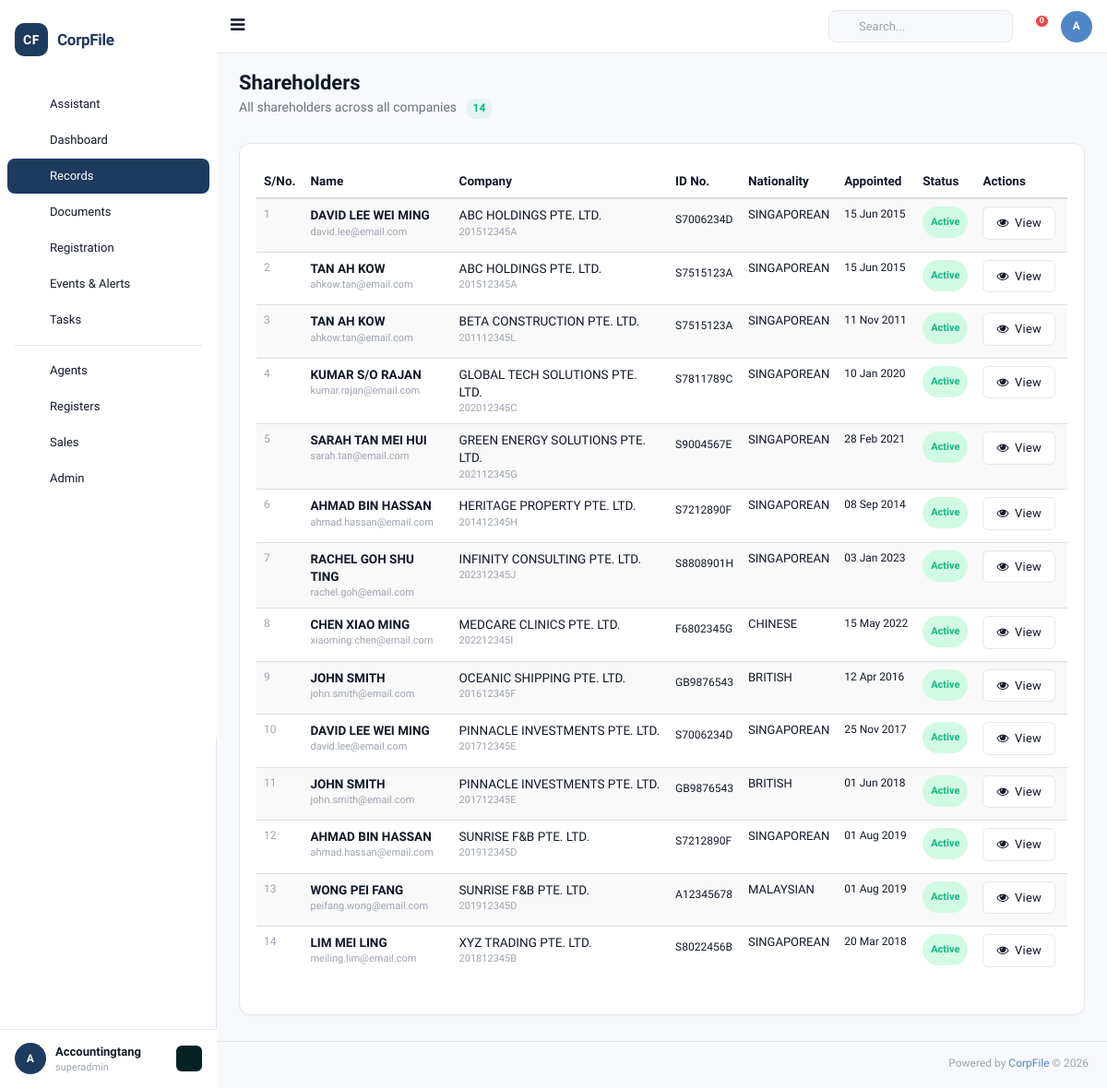
The app's page /shareholders (signed in) with its own data.
### tables this page shows
CREATE TABLE `shareholders` (
  `id` INT UNSIGNED AUTO_INCREMENT PRIMARY KEY,
  `company_id` INT UNSIGNED NOT NULL,
  `member_id` INT UNSIGNED DEFAULT NULL,
  `shareholder_type` ENUM('Individual','Corporate') NOT NULL DEFAULT 'Individual',
  `name` VARCHAR(255) NOT NULL,
  `id_type` VARCHAR(50) DEFAULT NULL,
  `id_number` VARCHAR(100) DEFAULT NULL,
  `id_expired_date` DATE DEFAULT NULL,
  `nationality` VARCHAR(100) DEFAULT NULL,
  `local_address` TEXT DEFAULT NULL,
  `foreign_address` TEXT DEFAULT NULL,
  `alt_local_address` TEXT DEFAULT NULL,
  `alt_foreign_address` TEXT DEFAULT NULL,
  `email` VARCHAR(255) DEFAULT NULL,
  `contact_number` VARCHAR(50) DEFAULT NULL,
  `date_of_birth` DATE DEFAULT NULL,
   
  `corp_company_type` VARCHAR(100) DEFAULT NULL,
  `corp_reg_address` TEXT DEFAULT NULL,
  `corp_incorporation_date` DATE DEFAULT NULL,
  `corp_foreign_address` TEXT DEFAULT NULL,
  `corp_country` VARCHAR(100) DEFAULT NULL,
  `corp_status` VARCHAR(50) DEFAULT NULL,
   
  `appointment_proposed_or_effective` VARCHAR(20) DEFAULT 'effective',
  `date_of_appointment` DATE DEFAULT NULL,
  `cessation_proposed_or_effective` VARCHAR(20) DEFAULT 'effective',
  `date_of_cessation` DATE DEFAULT NULL,
  `status` VARCHAR(20) DEFAULT 'Active',
  `created_at` DATETIME DEFAULT CURRENT_TIMESTAMP,
  `updated_at` DATETIME DEFAULT CURRENT_TIMESTAMP ON UPDATE CURRENT_TIMESTAMP,
  FOREIGN KEY (`company_id`) REFERENCES `companies`(`id`) ON DELETE CASCADE,
  KEY `idx_member` (`member_id`)
);

CREATE TABLE `companies` (
  `id` INT UNSIGNED AUTO_INCREMENT PRIMARY KEY,
  `client_id` INT UNSIGNED NOT NULL,
  `company_name` VARCHAR(500) NOT NULL,
  `former_name` VARCHAR(500) DEFAULT NULL,
  `trading_name` VARCHAR(500) DEFAULT NULL,
  `company_id_code` VARCHAR(100) DEFAULT NULL COMMENT 'Company ID field',
  `company_type_id` INT UNSIGNED DEFAULT NULL,
  `registration_number` VARCHAR(100) DEFAULT NULL COMMENT 'Local/Foreign reg number',
  `acra_registration_number` VARCHAR(100) DEFAULT NULL COMMENT 'ACRA UEN',
  `country` VARCHAR(100) DEFAULT 'SINGAPORE',
  `region_id` INT UNSIGNED DEFAULT NULL,
  `incorporation_date` DATE DEFAULT NULL,
  `entity_status` VARCHAR(50) DEFAULT 'Active' COMMENT 'ACRA status',
  `internal_css_status` VARCHAR(50) DEFAULT NULL COMMENT 'Pre-Incorp/Active/Terminated/Dormant/etc',
  `risk_assessment_rating` VARCHAR(20) DEFAULT NULL,
  `common_seal` VARCHAR(10) DEFAULT NULL,
  `company_stamp` VARCHAR(10) DEFAULT NULL,
  `related_industry_id` INT UNSIGNED DEFAULT NULL,
  `market_segment_id` INT UNSIGNED DEFAULT NULL,
  `public_interest_company` VARCHAR(10) DEFAULT NULL,
  `legis_entity_name` VARCHAR(255) DEFAULT NULL,
  `jurisdiction_incorp_name` VARCHAR(255) DEFAULT NULL,
  `jurisdiction_corp_name` VARCHAR(255) DEFAULT NULL,
  `jurisdiction_corp_id` VARCHAR(100) DEFAULT NULL,
  `strike_off_date` DATE DEFAULT NULL,
  `liquid_strike_off_date` DATE DEFAULT NULL,
  `terminate_date` DATE DEFAULT NULL,
  `dormant_date` DATE DEFAULT NULL,
  `liquidated_date` DATE DEFAULT NULL,
   
  `activity_1` VARCHAR(100) DEFAULT NULL,
  `activity_1_desc_default` TEXT DEFAULT NULL,
  `activity_1_desc_user` TEXT DEFAULT NULL,
  `activity_2` VARCHAR(100) DEFAULT NULL,
  `activity_2_desc_default` TEXT DEFAULT NULL,
  `activity_2_desc_user` TEXT DEFAULT NULL,
   
  `ord_issued_share_capital` DECIMAL(20,2) DEFAULT 0,
  `ord_currency` VARCHAR(10) DEFAULT 'SGD',
  `no_ord_shares` INT DEFAULT 0,
  `paid_up_capital` DECIMAL(20,2) DEFAULT 0,
  `paid_up_capital_currency` VARCHAR(10) DEFAULT 'SGD',
  `spec_issued_share_capital` DECIMAL(20,2) DEFAULT 0,
  `spec_currency` VARCHAR(10) DEFAULT 'SGD',
  `no_spec_shares` INT DEFAULT 0,
   
  `fye_date` DATE DEFAULT NULL,
  `financial_date` DATE DEFAULT NULL,
  `next_agm_due` DATE DEFAULT NULL,
  `date_of_agm` DATE DEFAULT NULL,
  `date_of_ar` DATE DEFAULT NULL,
  `last_ar_filing` DATE DEFAULT NULL,
   
  `contact_person` VARCHAR(255) DEFAULT NULL,
  `auditor_name` VARCHAR(255) DEFAULT NULL,
  `phone1_code` VARCHAR(10) DEFAULT '65',
  `phone1_number` VARCHAR(50) DEFAULT NULL,
  `phone2_code` VARCHAR(10) DEFAULT '65',
  `phone2_number` VARCHAR(50) DEFAULT NULL,
  `fax_code` VARCHAR(10) DEFAULT '65',
  `fax_number` VARCHAR(50) DEFAULT NULL,
  `website` VARCHAR(255) DEFAULT NULL,
  `email` VARCHAR(255) DEFAULT NULL,
   
  `bank_name_id` INT UNSIGNED DEFAULT NULL,
  `bank_account_number` VARCHAR(100) DEFAULT NULL,
   
  `service_name_id` INT UNSIGNED DEFAULT NULL,
  `service_appoint_date` DATE DEFAULT NULL,
  `service_termination_date` DATE DEFAULT NULL,
  `service_status` VARCHAR(50) DEFAULT NULL,
   
  `remarks` TEXT DEFAULT NULL,
  `additional_remarks` TEXT DEFAULT NULL,
   
  `logo` VARCHAR(500) DEFAULT NULL,
   
  `is_css_client` TINYINT DEFAULT 1,
  `is_taxation_client` TINYINT DEFAULT 0,
  `is_accounting_client` TINYINT DEFAULT 0,
  `is_audit_client` TINYINT DEFAULT 0,
  `is_outsrc_accounting` TINYINT DEFAULT 0,
  `is_outsrc_tax` TINYINT DEFAULT 0,
  `is_payroll_client` TINYINT DEFAULT 0,
  `is_compilation_client` TINYINT DEFAULT 0,
  `is_ask_client` TINYINT DEFAULT 0,
  `is_m_and_a_client` TINYINT DEFAULT 0,
  `is_hr_client` TINYINT DEFAULT 0,
  `is_scrutinisation_client` TINYINT DEFAULT 0,
  `is_gst_client` TINYINT DEFAULT 0,
  `is_wp_ep_client` TINYINT DEFAULT 0,
  `is_commercial_accounting` TINYINT DEFAULT 0,
  `is_personal_tax` TINYINT DEFAULT 0,
  `is_auditor` TINYINT DEFAULT 0,
  `is_corporate_shareholder` TINYINT DEFAULT 0,
  `is_fund_management` TINYINT DEFAULT 0,
  `is_corporate_director` TINYINT DEFAULT 0,
  `is_corporate_owner` TINYINT DEFAULT 0,
  `is_external_corp_sec` TINYINT DEFAULT 0,
  `is_sub_fund` TINYINT DEFAULT 0,
  `is_agent` TINYINT DEFAULT 0,
  `is_corporate_controller` TINYINT DEFAULT 0,
  `is_corporate_partner` TINYINT DEFAULT 0,
  `is_representative_office` TINYINT DEFAULT 0,
  `is_odi` TINYINT DEFAULT 0,
  `is_resident_representative` TINYINT DEFAULT 0,
  `is_liquidator` TINYINT DEFAULT 0,
  `is_hrs_client` TINYINT DEFAULT 0,
  `is_trust_fund` TINYINT DEFAULT 0,
   
  `is_prospect` TINYINT DEFAULT 0,
  `is_client` TINYINT DEFAULT 1,
  `is_non_client` TINYINT DEFAULT 0,
   
  `created_by` INT UNSIGNED DEFAULT NULL,
  `created_at` DATETIME DEFAULT CURRENT_TIMESTAMP,
  `updated_at` DATETIME DEFAULT CURRENT_TIMESTAMP ON UPDATE CURRENT_TIMESTAMP,
  FOREIGN KEY (`client_id`) REFERENCES `clients`(`id`) ON DELETE CASCADE,
  KEY `idx_company_name` (`company_name`(100)),
  KEY `idx_registration` (`registration_number`),
  KEY `idx_acra` (`acra_registration_number`)
);

### application/controllers/Officials.php (called while the page is built, shortened)
<?php
class Shareholders_list extends BaseController {
    public function index() {
        $data = ['page_title' => 'Shareholders', 'shareholders' => []];
        if ($this->db) {
            $clientId = $_SESSION['client_id'] ?? '';
            $client = $this->db->fetchOne("SELECT id FROM clients WHERE client_id = ?", [$clientId]);
            if ($client) {
                $data['shareholders'] = $this->db->fetchAll(
                    "SELECT s.*, c.company_name, c.registration_number
                     FROM shareholders s
                     JOIN companies c ON c.id = s.company_id
                     WHERE c.client_id = ?
                     ORDER BY c.company_name ASC, s.name ASC",
                    [$client->id]
                );
            }
        }
        $this->loadLayout('officials/shareholders', $data);
    }
}

### application/libraries/Database.php (called while the page is built, shortened)
<?php
class Database {
    private static $instance = null;
    private $pdo;
    public function __construct() {
        $config = $GLOBALS['db_config'];
        try {
            $socket = getenv('DB_SOCKET');
            if ($socket) {
                $dsn = "mysql:unix_socket={$socket};dbname={$config['database']};charset={$config['charset']}";
            } else {
                $dsn = "mysql:host={$config['host']};port={$config['port']};dbname={$config['database']};charset={$config['charset']}";
            }
            $options = [
                PDO::ATTR_ERRMODE => PDO::ERRMODE_EXCEPTION,
                PDO::ATTR_DEFAULT_FETCH_MODE => PDO::FETCH_OBJ,
                PDO::ATTR_EMULATE_PREPARES => false,
            ];
            if (defined('PDO::MYSQL_ATTR_SSL_VERIFY_SERVER_CERT')) {
                $options[PDO::MYSQL_ATTR_SSL_VERIFY_SERVER_CERT] = false;
            }
            $this->pdo = new PDO($dsn, $config['username'], $config['password'], $options);
        } catch (PDOException $e) {
            if (ENVIRONMENT === 'development') {
                die('Database connection failed: ' . $e->getMessage());
            } else {
                die('Database connection failed.');
            }
        }
    }
    public static function getInstance() {
        if (self::$instance === null) {
            self::$instance = new self();
        }
        return self::$instance;
    }
    public function query($sql, $params = []) {
        $stmt = $this->pdo->prepare($sql);
        $stmt->execute($params);
        return $stmt;
    }
    public function fetchAll($sql, $params = []) {
        return $this->query($sql, $params)->fetchAll();
    }
    public function fetchOne($sql, $params = []) {
        return $this->query($sql, $params)->fetch();
    }
}

### application/config/config.php (called while the page is built, shortened)
<?php
function base_url($path = '') {
    return rtrim($GLOBALS['config']['base_url'], '/') . '/' . ltrim($path, '/');
}

### application/views/officials/shareholders.php (the view, shortened to what this page needs)
<div class="page-title">
    <div class="title_left">
        <h3>Shareholders</h3>
        <p style="color:var(--cf-text-secondary); font-size:14px; margin-top:4px;">
            All shareholders across all companies
            <span style="display:inline-flex; align-items:center; justify-content:center; min-width:28px; height:22px; border-radius:11px; background:rgba(16,185,129,0.08); color:var(--cf-success); font-size:12px; font-weight:600; padding:0 8px; margin-left:6px;">
                <?= count($shareholders) ?>
            </span>
        </p>
    </div>
</div>
<div class="row">
    <div class="col-md-12">
        <div class="x_panel">
            <div class="x_content">
                <table id="datatable-shareholders" class="table table-striped" style="width:100%">
                    <thead>
                        <tr>
                            <th style="width:40px;">S/No.</th>
                            <th>Name</th>
                            <th>Company</th>
                            <th>ID No.</th>
                            <th>Nationality</th>
                            <th>Appointed</th>
                            <th>Status</th>
                            <th>Actions</th>
                        </tr>
                    </thead>
                    <tbody>
                        <?php $sno = 1; foreach ($shareholders as $s): ?>
                        <tr>
                            <td style="color:var(--cf-text-muted); font-size:12px;"><?= $sno++ ?></td>
                            <td>
                                <div style="font-weight:600; color:var(--cf-text);"><?= htmlspecialchars($s->name ?? '') ?></div>
                                <?php if (!empty($s->email)): ?>
                                    <div style="font-size:11px; color:var(--cf-text-muted);"><?= htmlspecialchars($s->email) ?></div>
                                <?php endif; ?>
                            </td>
                            <td>
                                <div style="font-weight:500;"><?= htmlspecialchars($s->company_name ?? '') ?></div>
                                <div style="font-size:11px; color:var(--cf-text-muted); font-family:monospace;"><?= htmlspecialchars($s->registration_number ?? '') ?></div>
                            </td>
                            <td style="font-family:monospace; font-size:12px;">
                                <?php if (!empty($s->id_number)): ?>
                                    <span title="<?= htmlspecialchars($s->id_type ?? '') ?>"><?= htmlspecialchars($s->id_number) ?></span>
                                <?php endif; ?>
                            </td>
                            <td style="font-size:13px;"><?= htmlspecialchars($s->nationality ?? '') ?></td>
                            <td style="font-size:12px; white-space:nowrap;">
                                <?= !empty($s->date_of_appointment) ? date('d M Y', strtotime($s->date_of_appointment)) : '' ?>
                            </td>
                            <td>
                                <span class="status-badge <?= ($s->status ?? 'Active') === 'Active' ? 'active' : 'draft' ?>">
                                    <?= htmlspecialchars($s->status ?? 'Active') ?>
                                </span>
                            </td>
                            <td>
                                <a href="<?= base_url("officials_list/{$s->company_id}") ?>" class="btn btn-default btn-xs" style="border-radius:6px;" title="View all officials for this company">
                                    <i class="fa fa-eye" style="margin-right:3px;"></i> View
                                </a>
                            </td>
                        </tr>
                        <?php endforeach; ?>
                    </tbody>
                </table>
            </div>
        </div>
    </div>
</div>

### records on screen
shareholders: name "DAVID LEE WEI MING", email "david.lee@email.com", company.company_name "ABC HOLDINGS PTE. LTD.", company.registration_number "201512345A", id_number "S7006234D", nationality "SINGAPOREAN", date_of_appointment "15 Jun 2015", status "Active"
shareholders: name "TAN AH KOW", email "ahkow.tan@email.com", company.company_name "ABC HOLDINGS PTE. LTD.", company.registration_number "201512345A", id_number "S7515123A", nationality "SINGAPOREAN", date_of_appointment "15 Jun 2015", status "Active"
shareholders: name "TAN AH KOW", email "ahkow.tan@email.com", company.company_name "BETA CONSTRUCTION PTE. LTD.", company.registration_number "201112345L", id_number "S7515123A", nationality "SINGAPOREAN", date_of_appointment "11 Nov 2011", status "Active"
shareholders: name "KUMAR S/O RAJAN", email "kumar.rajan@email.com", company.company_name "GLOBAL TECH SOLUTIONS PTE. LTD.", company.registration_number "202012345C", id_number "S7811789C", nationality "SINGAPOREAN", date_of_appointment "10 Jan 2020", status "Active"
shareholders: name "SARAH TAN MEI HUI", email "sarah.tan@email.com", company.company_name "GREEN ENERGY SOLUTIONS PTE. LTD.", company.registration_number "202112345G", id_number "S9004567E", nationality "SINGAPOREAN", date_of_appointment "28 Feb 2021", status "Active"
shareholders: name "AHMAD BIN HASSAN", email "ahmad.hassan@email.com", company.company_name "HERITAGE PROPERTY PTE. LTD.", company.registration_number "201412345H", id_number "S7212890F", nationality "SINGAPOREAN", date_of_appointment "08 Sep 2014", status "Active"
shareholders: name "RACHEL GOH SHU TING", email "rachel.goh@email.com", company.company_name "INFINITY CONSULTING PTE. LTD.", company.registration_number "202312345J", id_number "S8808901H", nationality "SINGAPOREAN", date_of_appointment "03 Jan 2023", status "Active"
shareholders: name "CHEN XIAO MING", email "xiaoming.chen@email.com", company.company_name "MEDCARE CLINICS PTE. LTD.", company.registration_number "202212345I", id_number "F6802345G", nationality "CHINESE", date_of_appointment "15 May 2022", status "Active"
shareholders: name "JOHN SMITH", email "john.smith@email.com", company.company_name "OCEANIC SHIPPING PTE. LTD.", company.registration_number "201612345F", id_number "GB9876543", nationality "BRITISH", date_of_appointment "12 Apr 2016", status "Active"
shareholders: name "DAVID LEE WEI MING", email "david.lee@email.com", company.company_name "PINNACLE INVESTMENTS PTE. LTD.", company.registration_number "201712345E", id_number "S7006234D", nationality "SINGAPOREAN", date_of_appointment "25 Nov 2017", status "Active"
shareholders: name "JOHN SMITH", email "john.smith@email.com", company.company_name "PINNACLE INVESTMENTS PTE. LTD.", company.registration_number "201712345E", id_number "GB9876543", nationality "BRITISH", date_of_appointment "01 Jun 2018", status "Active"
shareholders: name "AHMAD BIN HASSAN", email "ahmad.hassan@email.com", company.company_name "SUNRISE F&B PTE. LTD.", company.registration_number "201912345D", id_number "S7212890F", nationality "SINGAPOREAN", date_of_appointment "01 Aug 2019", status "Active"
shareholders: name "WONG PEI FANG", email "peifang.wong@email.com", company.company_name "SUNRISE F&B PTE. LTD.", company.registration_number "201912345D", id_number "A12345678", nationality "MALAYSIAN", date_of_appointment "01 Aug 2019", status "Active"
shareholders: name "LIM MEI LING", email "meiling.lim@email.com", company.company_name "XYZ TRADING PTE. LTD.", company.registration_number "201812345B", id_number "S8022456B", nationality "SINGAPOREAN", date_of_appointment "20 Mar 2018", status "Active"

### other values on screen
$user_initials "A"
$user_name "Accountingtang"
$user_role "superadmin"
count($shareholders) "14"
